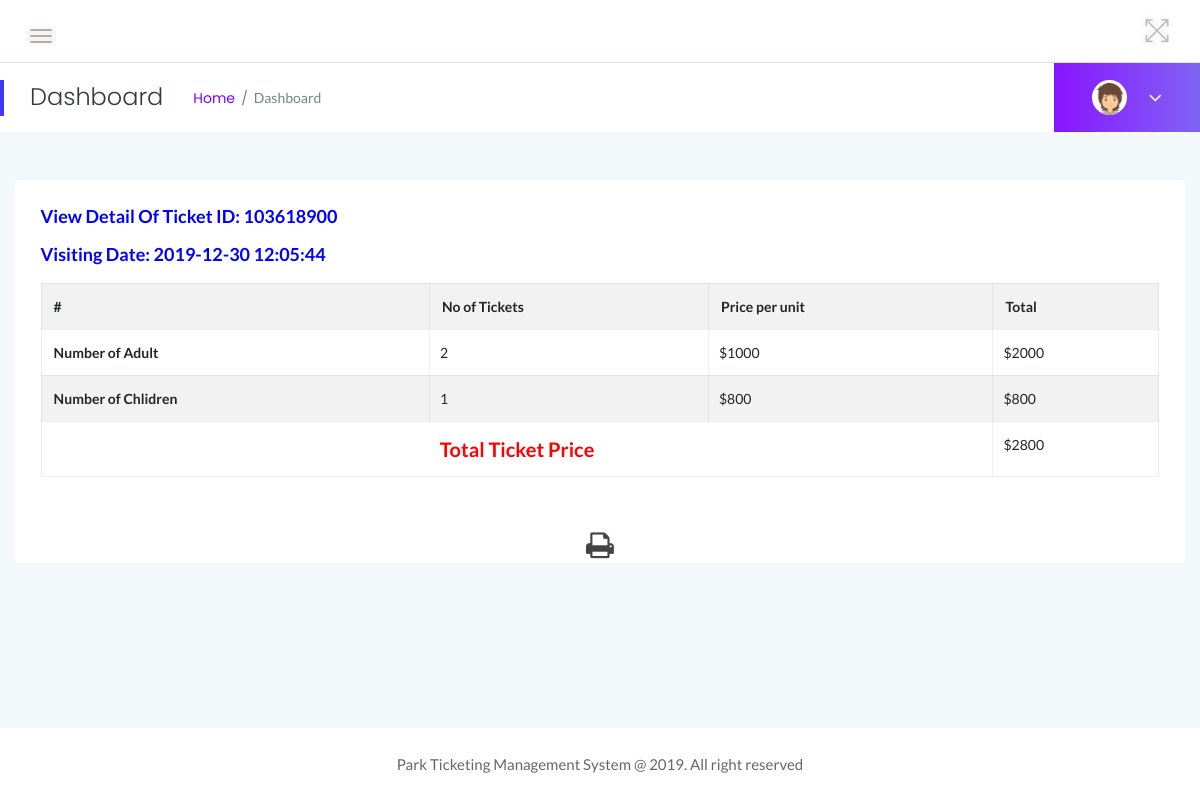
Screenshot of /ptms/view-foreigner-ticket.php?viewid=1 (signed in) with the database file from the repository.
### tables this page shows
CREATE TABLE `tblticforeigner` (
  `ID` int(10) NOT NULL,
  `TicketID` varchar(200) DEFAULT NULL,
  `NoAdult` int(10) DEFAULT NULL,
  `NoChildren` int(10) DEFAULT NULL,
  `AdultUnitprice` varchar(50) DEFAULT NULL,
  `ChildUnitprice` varchar(50) DEFAULT NULL,
  `PostingDate` timestamp NULL DEFAULT current_timestamp()
);

### ptms/view-foreigner-ticket.php (the view, shortened to what this page needs)
<?php
if (strlen($_SESSION['ptmsaid']==0)) {
  header('location:logout.php');
  } else{
  ?>
<!doctype html>
<html class="no-js" lang="en">
<head>
    <link rel="stylesheet" href="assets/css/bootstrap.min.css">
    <link rel="stylesheet" href="assets/css/font-awesome.min.css">
    <link rel="stylesheet" href="assets/css/themify-icons.css">
    <link rel="stylesheet" href="assets/css/metisMenu.css">
    <link rel="stylesheet" href="assets/css/owl.carousel.min.css">
    <link rel="stylesheet" href="assets/css/slicknav.min.css">
    <link rel="stylesheet" href="https://www.amcharts.com/lib/3/plugins/export/export.css" type="text/css" media="all" />
    <link rel="stylesheet" href="assets/css/typography.css">
    <link rel="stylesheet" href="assets/css/default-css.css">
    <link rel="stylesheet" href="assets/css/styles.css">
    <link rel="stylesheet" href="assets/css/responsive.css">
</head>
<body>
    <div class="page-container">
        <div class="main-content">
          <?php include_once('includes/header.php');?>
           <?php include_once('includes/pagetitle.php');?>
            <div class="main-content-inner">
                <div class="row">
                    <div class="col-lg-8 col-ml-12">
                        <div class="row">
                            <div class="col-12 mt-5">
                                <div class="card">
                                    <div class="card-body" id="exampl">
                                        <?php
 $vid=$_GET['viewid'];
$ret=mysqli_query($con,"select * from tblticforeigner where ID='$vid'");
while ($row=mysqli_fetch_array($ret)) {
?>
                                        <h4 class="header-title" style="color: blue">View Detail of Ticket ID: <?php  echo $row['TicketID'];?></h4>
                                        <h5 class="header-title" style="color: blue">Visiting Date: <?php  echo $row['PostingDate'];?></h5>
                                        <table border="1" class="table table-striped table-bordered first" >
                              <tr>
                                                <th>#</th>
                                                <th>No of Tickets</th>
                                                <th>Price per unit</th>
                                                <th>Total</th>
                                            </tr>
                                <tr>
                                    <th >Number of Adult </th>
                                    <td style="padding-left: 10px"><?php  echo $noadult=$row['NoAdult'];?></td>
                                     <td style="padding-left: 10px">$<?php  echo $cup=$row['AdultUnitprice'];?></td>
                                     <td style="padding-left: 10px">$<?php  echo $ta=$cup*$noadult;?></td>
                                </tr>
                                <tr>
                                    <th>Number of Chlidren </th>
                                    <td style="padding-left: 10px"><?php  echo $nochild=$row['NoChildren'];?></td>
                                    <td style="padding-left: 10px">$<?php  echo $aup=$row['ChildUnitprice'];?></td>
                                     <td style="padding-left: 10px">$<?php  echo $tc=$aup*$nochild;?></td>
                                </tr>
                                 <tr>
                                    <th style="text-align: center;color: red;font-size: 20px" colspan="3">Total Ticket Price</th>
                                    <td style="padding-left: 10px;">$<?php  echo ($ta+$tc);?></td>
                                </tr>
                                </table>
                                    </div>
                                    <?php } ?>
                                     <p style="margin-top:1%"  align="center">
  <i class="fa fa-print fa-2x" style="cursor: pointer;"  OnClick="CallPrint(this.value)" ></i>
</p>
                                </div>
                            </div>
                        </div>
                    </div>
                </div>
            </div>
        </div>
        <?php include_once('includes/footer.php');?>
    </div>
</body>
</html>
<?php }  ?>

### ptms/assets/css/styles.css (style rules this page uses)
.page-container { width: 100%; height: 100%; min-height: 100vh; padding-left: 280px; -webkit-transition: padding-left 0.3s ease 0s; transition: padding-left 0.3s ease 0s; }
.card { border: none; border-radius: 4px; background-color: #fff; -webkit-transition: all 0.3s ease 0s; transition: all 0.3s ease 0s; }
.card-body { padding: 25.6px; padding: 1.6rem; }
.main-content { width: 100%; background: #F3F8FB; }
.main-content-inner { padding: 0 30px 50px; }
.header-title { font-family: 'Lato', sans-serif; font-size: 18px; font-weight: 600; letter-spacing: 0; color: #333; text-transform: capitalize; margin-bottom: 17px; }
table tr th { border-bottom: none; }
table tr th, table tr td { border-top: 1px solid rgba(120, 130, 140, 0.13) !important; }
.table-bordered td, .table-bordered th { border: 1px solid rgba(120, 130, 140, 0.13) !important; }

### ptms/assets/css/responsive.css (style rules this page uses)
@media screen and (min-width: 1200px) and (max-width: 1440px) { .col-ml-12 { -webkit-box-flex: 0; -ms-flex: 0 0 100%; flex: 0 0 100%; max-width: 100%; } }
@media (min-width: 1200px) and (max-width: 1364px) { .main-content-inner { padding: 0 15px 50px; } }
@media (min-width: 1200px) and (max-width: 1364px) { .page-container, .sbar_collapsed.page-container { padding-left: 0; } }

### rows the page displays
tblticforeigner: TicketID "103618900", PostingDate "2019-12-30 12:05:44", NoAdult "2", AdultUnitprice "1000", $ta=$cup*$noadult "2000", NoChildren "1", ChildUnitprice "800", $tc=$aup*$nochild "800", $ta+$tc "2800"
